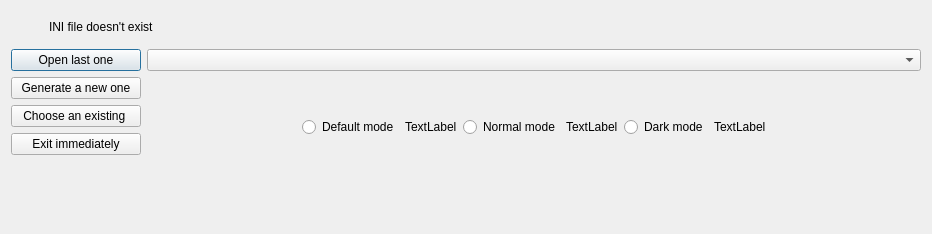
<?xml version="1.0" encoding="UTF-8"?>
<ui version="4.0">
 <class>IniFileDosNotExist</class>
 <widget class="QDialog" name="IniFileDosNotExist">
  <property name="geometry">
   <rect>
    <x>0</x>
    <y>0</y>
    <width>932</width>
    <height>234</height>
   </rect>
  </property>
  <property name="sizePolicy">
   <sizepolicy hsizetype="Preferred" vsizetype="Fixed">
    <horstretch>0</horstretch>
    <verstretch>0</verstretch>
   </sizepolicy>
  </property>
  <property name="minimumSize">
   <size>
    <width>500</width>
    <height>0</height>
   </size>
  </property>
  <property name="maximumSize">
   <size>
    <width>16777215</width>
    <height>250</height>
   </size>
  </property>
  <property name="windowTitle">
   <string>INI doesn't exist</string>
  </property>
  <layout class="QVBoxLayout" name="verticalLayout_3">
   <item>
    <layout class="QHBoxLayout" name="horizontalLayout_2">
     <item>
      <widget class="QLabel" name="SoftIceLabel">
       <property name="minimumSize">
        <size>
         <width>32</width>
         <height>32</height>
        </size>
       </property>
       <property name="text">
        <string/>
       </property>
      </widget>
     </item>
     <item>
      <widget class="QLabel" name="label">
       <property name="text">
        <string>INI file doesn't exist</string>
       </property>
      </widget>
     </item>
     <item>
      <spacer name="horizontalSpacer_4">
       <property name="orientation">
        <enum>Qt::Horizontal</enum>
       </property>
       <property name="sizeHint" stdset="0">
        <size>
         <width>40</width>
         <height>20</height>
        </size>
       </property>
      </spacer>
     </item>
    </layout>
   </item>
   <item>
    <layout class="QHBoxLayout" name="horizontalLayout">
     <item>
      <widget class="QPushButton" name="OpenLastOnePushButton">
       <property name="minimumSize">
        <size>
         <width>130</width>
         <height>0</height>
        </size>
       </property>
       <property name="maximumSize">
        <size>
         <width>110</width>
         <height>16777215</height>
        </size>
       </property>
       <property name="text">
        <string>Open last one</string>
       </property>
      </widget>
     </item>
     <item>
      <widget class="QComboBox" name="LastIniFilesComboBox">
       <property name="sizePolicy">
        <sizepolicy hsizetype="Preferred" vsizetype="Preferred">
         <horstretch>0</horstretch>
         <verstretch>0</verstretch>
        </sizepolicy>
       </property>
       <property name="maximumSize">
        <size>
         <width>16777215</width>
         <height>23</height>
        </size>
       </property>
       <property name="sizeAdjustPolicy">
        <enum>QComboBox::AdjustToContents</enum>
       </property>
      </widget>
     </item>
    </layout>
   </item>
   <item>
    <layout class="QHBoxLayout" name="horizontalLayout_4">
     <item>
      <layout class="QVBoxLayout" name="verticalLayout_2">
       <item>
        <widget class="QPushButton" name="GenerateNewOnePushButton">
         <property name="minimumSize">
          <size>
           <width>130</width>
           <height>0</height>
          </size>
         </property>
         <property name="maximumSize">
          <size>
           <width>110</width>
           <height>16777215</height>
          </size>
         </property>
         <property name="text">
          <string>Generate a new one</string>
         </property>
        </widget>
       </item>
       <item>
        <widget class="QPushButton" name="ChooseExistingPushButton">
         <property name="minimumSize">
          <size>
           <width>130</width>
           <height>0</height>
          </size>
         </property>
         <property name="maximumSize">
          <size>
           <width>110</width>
           <height>16777215</height>
          </size>
         </property>
         <property name="text">
          <string>Choose an existing </string>
         </property>
        </widget>
       </item>
       <item>
        <widget class="QPushButton" name="ExitImmediatelyPushButton">
         <property name="minimumSize">
          <size>
           <width>130</width>
           <height>0</height>
          </size>
         </property>
         <property name="maximumSize">
          <size>
           <width>110</width>
           <height>16777215</height>
          </size>
         </property>
         <property name="text">
          <string>Exit immediately</string>
         </property>
        </widget>
       </item>
       <item>
        <spacer name="verticalSpacer_4">
         <property name="orientation">
          <enum>Qt::Vertical</enum>
         </property>
         <property name="sizeHint" stdset="0">
          <size>
           <width>20</width>
           <height>0</height>
          </size>
         </property>
        </spacer>
       </item>
      </layout>
     </item>
     <item>
      <layout class="QVBoxLayout" name="verticalLayout">
       <item>
        <spacer name="verticalSpacer_2">
         <property name="orientation">
          <enum>Qt::Vertical</enum>
         </property>
         <property name="sizeHint" stdset="0">
          <size>
           <width>20</width>
           <height>40</height>
          </size>
         </property>
        </spacer>
       </item>
       <item>
        <layout class="QHBoxLayout" name="horizontalLayout_3">
         <item>
          <spacer name="horizontalSpacer">
           <property name="orientation">
            <enum>Qt::Horizontal</enum>
           </property>
           <property name="sizeHint" stdset="0">
            <size>
             <width>40</width>
             <height>20</height>
            </size>
           </property>
          </spacer>
         </item>
         <item>
          <widget class="QRadioButton" name="DefaultModeRadioButton">
           <property name="text">
            <string>Default mode</string>
           </property>
          </widget>
         </item>
         <item>
          <widget class="QLabel" name="DefaultModeLabel">
           <property name="text">
            <string>TextLabel</string>
           </property>
          </widget>
         </item>
         <item>
          <widget class="QRadioButton" name="NormalModeRadioButton">
           <property name="text">
            <string>Normal mode</string>
           </property>
          </widget>
         </item>
         <item>
          <widget class="QLabel" name="NormalModeLabel">
           <property name="text">
            <string>TextLabel</string>
           </property>
          </widget>
         </item>
         <item>
          <widget class="QRadioButton" name="DarkModeRadioButton">
           <property name="text">
            <string>Dark mode</string>
           </property>
          </widget>
         </item>
         <item>
          <widget class="QLabel" name="DarkModeLabel">
           <property name="text">
            <string>TextLabel</string>
           </property>
          </widget>
         </item>
         <item>
          <spacer name="horizontalSpacer_2">
           <property name="orientation">
            <enum>Qt::Horizontal</enum>
           </property>
           <property name="sizeHint" stdset="0">
            <size>
             <width>40</width>
             <height>20</height>
            </size>
           </property>
          </spacer>
         </item>
        </layout>
       </item>
       <item>
        <spacer name="verticalSpacer_3">
         <property name="orientation">
          <enum>Qt::Vertical</enum>
         </property>
         <property name="sizeHint" stdset="0">
          <size>
           <width>20</width>
           <height>40</height>
          </size>
         </property>
        </spacer>
       </item>
      </layout>
     </item>
    </layout>
   </item>
   <item>
    <spacer name="verticalSpacer">
     <property name="orientation">
      <enum>Qt::Vertical</enum>
     </property>
     <property name="sizeHint" stdset="0">
      <size>
       <width>20</width>
       <height>0</height>
      </size>
     </property>
    </spacer>
   </item>
  </layout>
 </widget>
 <resources/>
 <connections/>
</ui>
